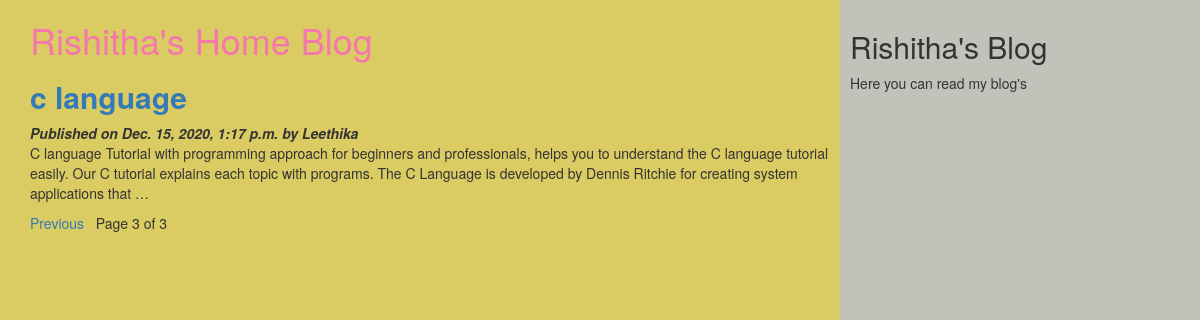
/?page=3, run on the app's committed database.
### myApp/models.py (models this page shows, shortened)
class Post(models.Model):
          tags=TaggableManager()
          STATUS_CHOICES=(('draft','Draft'),('published','Published'))
          title=models.CharField(max_length=256)
          slug=models.SlugField(max_length=264,unique_for_date='publish')
          author=models.ForeignKey(User,related_name='blog_posts',on_delete= models.CASCADE)
          body=models.TextField()
          publish=models.DateTimeField(default=timezone.now)
          created=models.DateTimeField(auto_now_add=True)
          updated=models.DateTimeField(auto_now=True)
          status= models.CharField(max_length=10,choices=STATUS_CHOICES,default='draft')
          objects=CustomManager()
          class Meta:
                ordering=('-publish',)
          def get_absolute_url(self):
                return reverse('post_detail',args=[self.publish.year,self.publish.strftime('%m'),self.publish.strftime('%d'),self.slug])

### myApp/views.py (the view)
# urls.py: url(r'^$',views.post_list_view),
def post_list_view(request):
    post_list=Post.objects.all()
    paginator=Paginator(post_list,2) #step1
    page_number=request.GET.get('page') #step2
    try:
       post_list=paginator.page(page_number) #step2
    except PageNotAnInteger:
       post_list=paginator.page(1) #step 3
    except EmptyPage:
      post_list=paginator.page(paginator.num_pages) #step 4
    d={'post_list':post_list}
    return render(request,'myApp/post_list.html',d)

### myApp/models.py (called while the page is built)
    def get_queryset(self):
        return super().get_queryset().filter(status='published')

### templates/myApp/post_list.html (shortened to what this page needs)
<html>
    {%extends 'myApp/parent.html'%}
        {%block content_block%}
        <h1 style="color:f578ac">Rishitha's Home Blog</h1>
        {%for post in post_list%}
        <a href="{{post.get_absolute_url}}"><h2><b>{{post.title}}</b></h2></a>
        <i><b>Published on {{post.publish}} by {{post.author|title}}</b></i>
        {{post.body|truncatewords:40|linebreaks}}
        {%endfor%}
        {%include 'myApp/pagination.html' with page=post_list%}
        {%endblock%}

### data on the page
Post: title "c language", publish "Dec. 15, 2020, 1:17 p.m.", author "Leethika", body "C language Tutorial with programming approach for beginners and professionals, helps you to understand the C language tutorial easily. Our C tutorial explains each topic with programs. The C Language is developed by Dennis Ritchie for creating system applications that …"

### other printed values
{{ page.number }} "3"
{{ page.paginator.num_pages }} "3"
